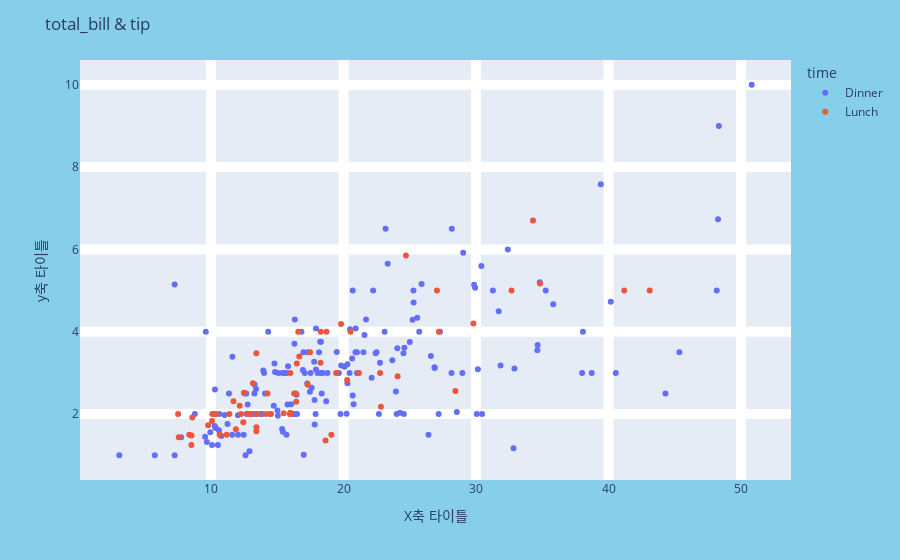

This figure's notebook cell:
### Code cell
#그래프 스타일 수정
fig = px.scatter(tips,x="total_bill",y="tip",color="time")

#그래프 레이아웃(figure) 수정

fig.update_layout(
    title = "total_bill & tip",
    xaxis_title="청구금액($)",
    yaxis_title="팁($)",
    paper_bgcolor = "skyblue"

)
# 축에 대한 스타일 수정
fig.update_xaxes(
    title_text = "X축 타이틀",
    showgrid = True,
    gridwidth = 10
)

fig.update_yaxes(
    title_text = "y축 타이틀",
    showgrid = True,
    gridwidth = 10
)

#마우스 오버 시 툴팁 스타일 수정
fig.update_layout(
    hoverlabel_bgcolor="green",
    hoverlabel_font_size =10,
    hoverlabel_font_color ="black",
)

#커서 안내선
fig.update_xaxes(
    showspikes = True,
    spikecolor = "skyblue",
    
)

fig.update_yaxes(
    showspikes = True,
    spikecolor = "skyblue",
    
)


fig.show()

### Figure 1 — Plotly figure (JSON) as saved in the notebook; plotly's stock layout.template omitted (floating-point values rounded to 4 significant figures; data arrays with more than 128 entries replaced by an {"elided": "..."} marker saying what was removed)
{"data": [{"hovertemplate": "time=Dinner<br>total_bill=%{x}<br>tip=%{y}<extra></extra>", "legendgroup": "Dinner", "marker": {"color": "#636efa", "symbol": "circle"}, "mode": "markers", "name": "Dinner", "orientation": "v", "showlegend": true, "type": "scatter", "x": {"elided": "176 float values"}, "xaxis": "x", "y": {"elided": "176 float values"}, "yaxis": "y"}, {"hovertemplate": "time=Lunch<br>total_bill=%{x}<br>tip=%{y}<extra></extra>", "legendgroup": "Lunch", "marker": {"color": "#EF553B", "symbol": "circle"}, "mode": "markers", "name": "Lunch", "orientation": "v", "showlegend": true, "type": "scatter", "x": [27.2, 22.76, 17.29, 19.44, 16.66, 10.07, 32.68, 15.98, 34.83, 13.03, 18.28, 24.71, 21.16, 10.65, 12.43, 24.08, 11.69, 13.42, 14.26, 15.95, 12.48, 29.8, 8.52, 14.52, 11.38, 22.82, 19.08, 20.27, 11.17, 12.26, 18.26, 8.51, 10.33, 14.15, 16, 13.16, 17.47, 34.3, 41.19, 27.05, 16.43, 8.35, 18.64, 11.87, 9.78, 7.51, 19.81, 28.44, 15.48, 16.58, 7.56, 10.34, 43.11, 13, 13.51, 18.71, 12.74, 13, 16.4, 20.53, 16.47, 12.16, 13.42, 8.58, 15.98, 13.42, 16.27, 10.09], "xaxis": "x", "y": [4, 3, 2.71, 3, 3.4, 1.83, 5, 2.03, 5.17, 2, 4, 5.85, 3, 1.5, 1.8, 2.92, 2.31, 1.68, 2.5, 2, 2.52, 4.2, 1.48, 2, 2, 2.18, 1.5, 2.83, 1.5, 2, 3.25, 1.25, 2, 2, 2, 2.75, 3.5, 6.7, 5, 5, 2.3, 1.5, 1.36, 1.63, 1.73, 2, 4.19, 2.56, 2.02, 4, 1.44, 2, 5, 2, 2, 4, 2.01, 2, 2.5, 4, 3.23, 2.2, 3.48, 1.92, 3, 1.58, 2.5, 2], "yaxis": "y"}], "layout": {"hoverlabel": {"bgcolor": "green", "font": {"color": "black", "size": 10}}, "legend": {"title": {"text": "time"}, "tracegroupgap": 0}, "margin": {"t": 60}, "paper_bgcolor": "skyblue", "title": {"text": "total_bill & tip"}, "xaxis": {"anchor": "y", "domain": [0, 1], "gridwidth": 10, "showgrid": true, "showspikes": true, "spikecolor": "skyblue", "title": {"text": "X축 타이틀"}}, "yaxis": {"anchor": "x", "domain": [0, 1], "gridwidth": 10, "showgrid": true, "showspikes": true, "spikecolor": "skyblue", "title": {"text": "y축 타이틀"}}}}
